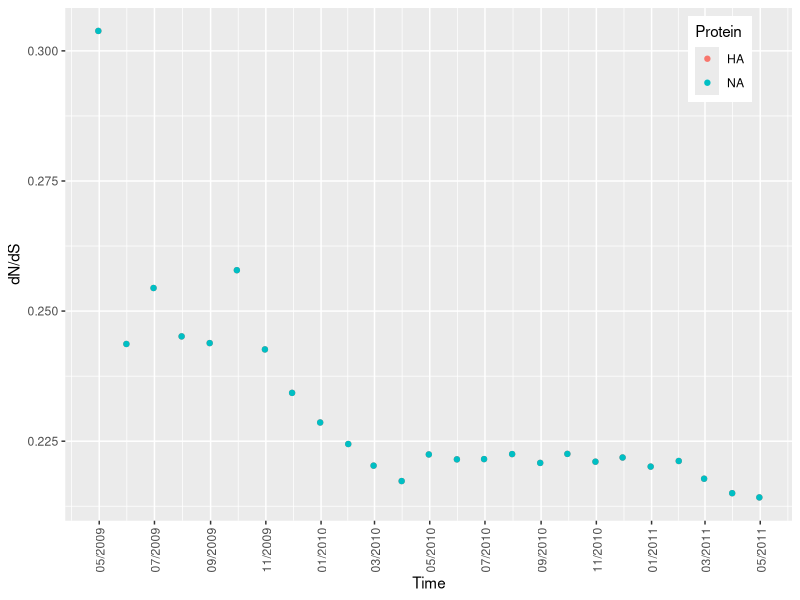

Write R code to recreate this figure.
library(ggplot2)
library(grid)
library(cowplot)
library(zoo)
library(scales)

setwd('~/Google Drive/Work/WilkeLab/flu_projects/evo_rate_v_time/HA/dNdS/gene_rates/')
d1 <- read.table('gene_rates.dat', sep='=', head=F)[,2]
setwd('~/Google Drive/Work/WilkeLab/flu_projects/evo_rate_v_time/NA/dNdS/gene_rates/')
d2 <- read.table('gene_rates.dat', sep='=', head=F)[,2]

d <- data.frame(Date=as.Date(c('04/30/2009', 
                        '05/31/2009', 
                        '06/30/2009',
                        '07/31/2009',
                        '08/31/2009',
                        '09/30/2009',
                        '10/31/2009',
                        '11/30/2009',
                        '12/31/2009',
                        '01/31/2010',
                        '02/28/2010', 
                        '03/31/2010', 
                        '04/30/2010', 
                        '05/31/2010', 
                        '06/30/2010', 
                        '07/31/2010', 
                        '08/31/2010', 
                        '09/30/2010', 
                        '10/31/2010', 
                        '11/30/2010', 
                        '12/31/2010',
                        '01/31/2011',
                        '02/28/2011',
                        '03/31/2011',
                        '04/30/2011'),
                        format='%m/%d/%Y'),
                w=c(d1, d2),
                Protein=c(rep('HA', length(d1)), rep('NA', length(d2)))
                )

p <- ggplot(data=d, aes(x=Date, y=w, color=Protein)) + geom_point() +
  xlab("Time") +
  ylab("dN/dS") +
  theme(axis.text.x = element_text(angle = 90, vjust = 0.6)) +
  scale_x_date(breaks = date_breaks("2 months"), labels = date_format('%m/%Y')) +
  theme(legend.position = c(0.9,0.9))

ggsave("dNdSvTime.pdf", p, width=6, h=5.5)